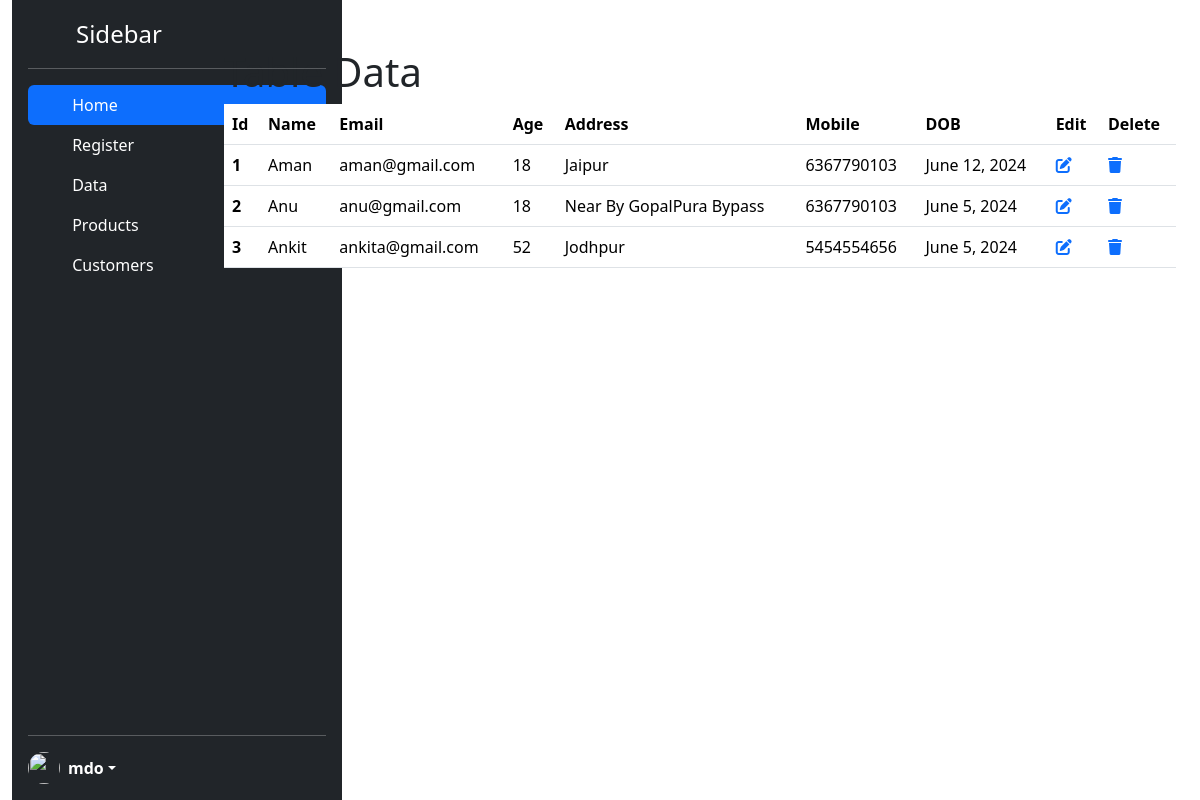
/table/, run on an earlier commit of the app's database.
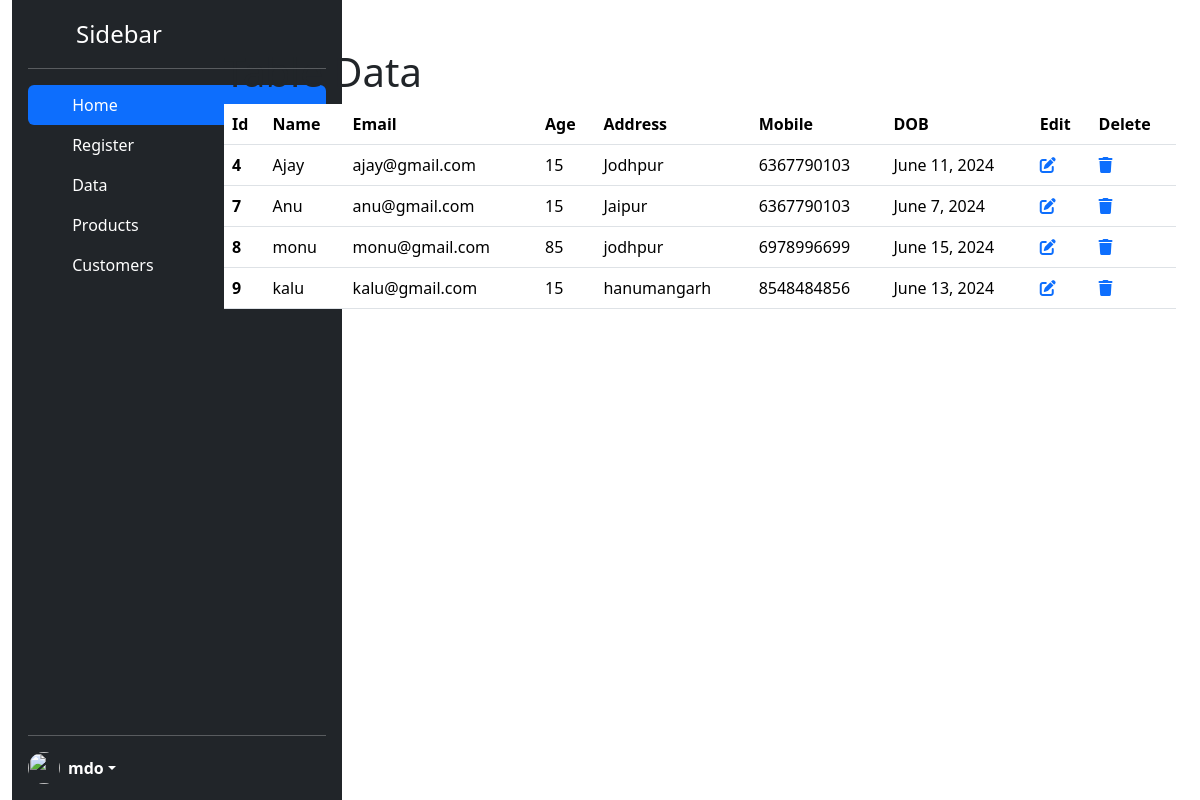
And on a later commit of the database.
### myapp/models.py (models this page shows)
class Student(models.Model):
    name = models.CharField(max_length=50)
    email = models.EmailField()
    address = models.TextField(max_length=200)
    age = models.IntegerField()
    mobile = models.CharField(max_length=10)
    dob = models.DateField()

### myapp/views.py (the view)
# urls.py: path('table/',views.Table)
def Table(request):
    data = Student.objects.all()
    context = {
        'Data':data
    }
    return render(request,'Table.html',context)

### templates/Table.html
{% extends "index.html" %}
{% block outlet %}
    <div class = "container mt-5">
    <h1>Table Data</h1>
    <table class="table">
        <thead>
          <tr>
            <th scope="col">Id</th>
            <th scope="col">Name</th>
            <th scope="col">Email</th>
            <th scope="col">Age</th>
            <th scope="col">Address</th>
            <th scope="col">Mobile</th>
            <th scope="col">DOB</th>
            <th scope="col">Edit</th>
            <th scope="col">Delete</th>
          </tr>
        </thead>
        <tbody>
          {% for i in Data %}
          <tr>
            <th scope="row">{{i.id}}</th>
            <td>{{i.name}}</td>
            <td>{{i.email}}</td>
            <td>{{i.age}}</td>
            <td>{{i.address}}</td>
            <td>{{i.mobile}}</td>
            <td>{{i.dob}}</td>
            <td><a href=""><i class="fa-solid fa-pen-to-square"></i></a></td>
            <td><a href="/delete/{{i.id}}/"><i class="fa-solid fa-trash"></i></a></td>
          </tr>
          {% endfor %}
        </tbody>
    </table>
</div>
{% endblock outlet %}

### templates/index.html (shortened to what this page needs)
<!DOCTYPE html>
<html lang="en">
  <head>
    <link
      href="https://cdn.jsdelivr.net/npm/bootstrap@5.3.3/dist/css/bootstrap.min.css"
      rel="stylesheet"
    />
    <link rel="stylesheet" href="https://cdnjs.cloudflare.com/ajax/libs/font-awesome/6.5.2/css/all.min.css" />
  </head>
  <body>
    <div class="container-fluid">
      <div class="row">
        <div class="col-2">
          <div
            class="d-flex flex-column flex-shrink-0 p-3 text-bg-dark"
            style="width: 330px; height: 100vh"
          >
            <a
              href="/"
              class="d-flex align-items-center mb-3 mb-md-0 me-md-auto text-white text-decoration-none"
            >
              <svg class="bi pe-none me-2" width="40" height="32">
                <use xlink:href="#bootstrap"></use>
              </svg>
              <span class="fs-4">Sidebar</span>
            </a>
            <hr />
            <ul class="nav nav-pills flex-column mb-auto">
              <li class="nav-item">
                <a href="#" class="nav-link active" aria-current="page">
                  <svg class="bi pe-none me-2" width="16" height="16">
                    <use xlink:href="#home"></use>
                  </svg>
                  Home
                </a>
              </li>
              <li>
                <a href="/" class="nav-link text-white">
                  <svg class="bi pe-none me-2" width="16" height="16">
                    <use xlink:href="#speedometer2"></use>
                  </svg>
                  Register
                </a>
              </li>
              <li>
                <a href="/table/" class="nav-link text-white">
                  <svg class="bi pe-none me-2" width="16" height="16">
                    <use xlink:href="#table"></use>
                  </svg>
                  Data
                </a>
              </li>
              <li>
                <a href="#" class="nav-link text-white">
                  <svg class="bi pe-none me-2" width="16" height="16">
                    <use xlink:href="#grid"></use>
                  </svg>
                  Products
                </a>
              </li>
              <li>
                <a href="#" class="nav-link text-white">
                  <svg class="bi pe-none me-2" width="16" height="16">
                    <use xlink:href="#people-circle"></use>
                  </svg>
                  Customers
                </a>
              </li>
            </ul>
            <hr />
            <div class="dropdown">
              <a
                href="#"
                class="d-flex align-items-center text-white text-decoration-none dropdown-toggle"
                data-bs-toggle="dropdown"
                aria-expanded="false"
              >
                <img
                  src="https://github.com/mdo.png"
                  alt=""
                  width="32"
                  height="32"
                  class="rounded-circle me-2"
                />
                <strong>mdo</strong>
              </a>
            </div>
          </div>
        </div>
        <div class="col-10">
           {% block outlet %}{% endblock outlet %}
        </div>
      </div>
    </div>
  </body>
</html>

What changed in the data, as far as the page shows it:
removed Student: id "1", name "Aman", email "aman@gmail.com", age "18", address "Jaipur", mobile "6367790103", dob "June 12, 2024"
removed Student: id "2", name "Anu", email "anu@gmail.com", age "18", address "Near By GopalPura Bypass", mobile "6367790103", dob "June 5, 2024"
removed Student: id "3", name "Ankit", email "ankita@gmail.com", age "52", address "Jodhpur", mobile "5454554656", dob "June 5, 2024"
added Student: id "4", name "Ajay", email "ajay@gmail.com", age "15", address "Jodhpur", mobile "6367790103", dob "June 11, 2024"
added Student: id "7", name "Anu", email "anu@gmail.com", age "15", address "Jaipur", mobile "6367790103", dob "June 7, 2024"
added Student: id "8", name "monu", email "monu@gmail.com", age "85", address "jodhpur", mobile "6978996699", dob "June 15, 2024"
added Student: id "9", name "kalu", email "kalu@gmail.com", age "15", address "hanumangarh", mobile "8548484856", dob "June 13, 2024"
